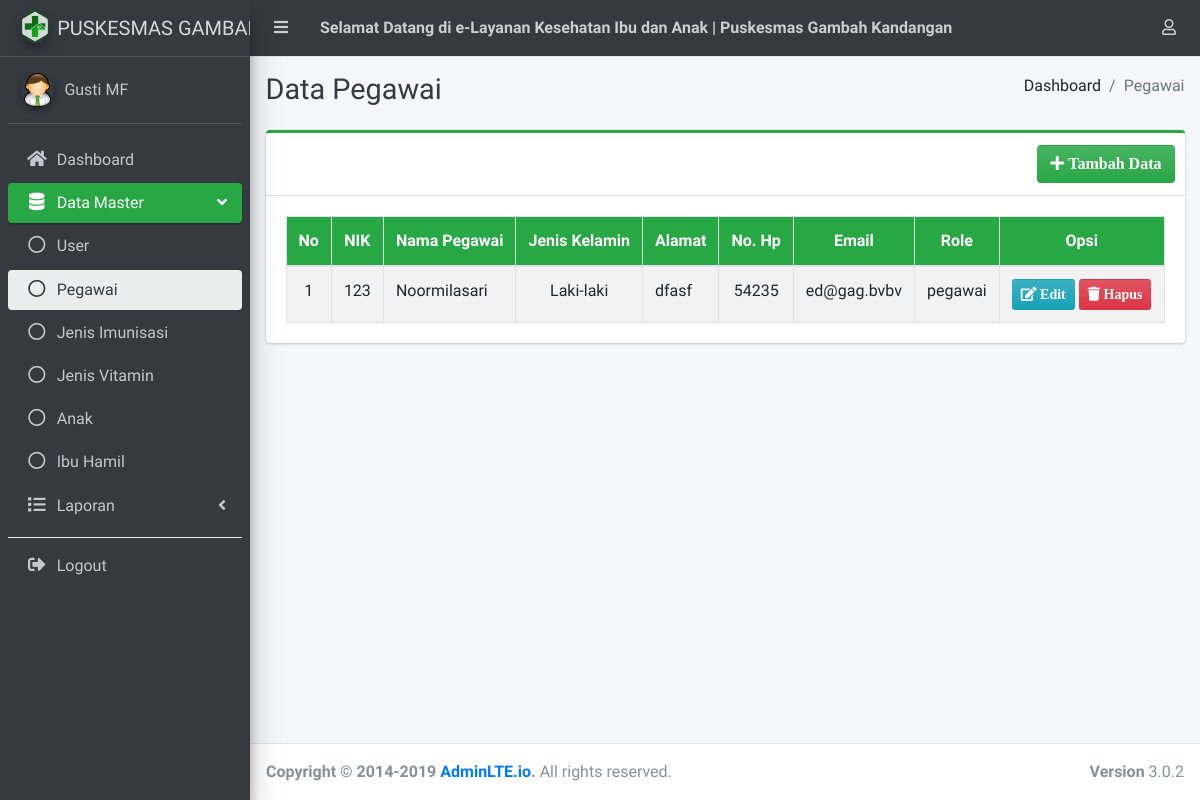
Page /admin/pegawai/index.php (signed in) on the earlier database version.
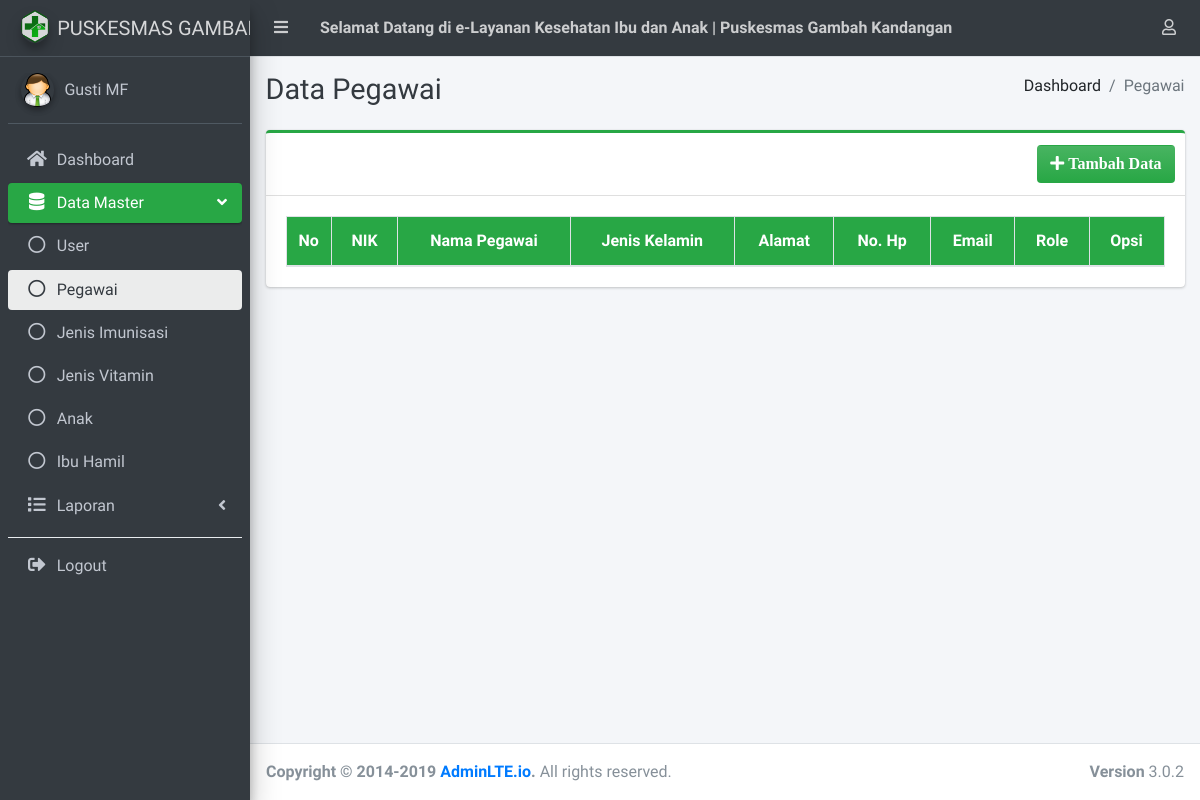
Same page on the later database version.
### tables this page shows
CREATE TABLE `pegawai`  (
  `id_pegawai` int(11) NOT NULL AUTO_INCREMENT,
  `nik` varchar(30) NULL DEFAULT NULL,
  `nama_pegawai` varchar(100) NULL DEFAULT NULL,
  `jk` varchar(15) NULL DEFAULT NULL,
  `alamat` text NULL,
  `no_hp` varchar(20) NULL DEFAULT NULL,
  `email` varchar(50) NULL DEFAULT NULL,
  `id_user` int(11) NULL DEFAULT NULL,
  PRIMARY KEY (`id_pegawai`) USING BTREE
);

CREATE TABLE `role`  (
  `id_role` int(11) NOT NULL AUTO_INCREMENT,
  `role` varchar(30) NULL DEFAULT NULL,
  PRIMARY KEY (`id_role`) USING BTREE
);

### config/config.php (called while the page is built, shortened)
<?php
$no = 1;

### admin/pegawai/index.php (the view, shortened to what the changed rows need)
<?php
include_once '../../config/config.php';
?>
<!DOCTYPE html>
<html lang="en">
<?php include_once '../../templates/admin/head.php' ?>
<body class="hold-transition sidebar-mini layout-fixed layout-navbar-fixed layout-footer-fixed">
    <div class="wrapper">
        <div class="content-wrapper">
            <div class="content-header">
                <div class="container-fluid">
                    <div class="row mb-2">
                        <div class="col-sm-6">
                            <h1 class="m-0 text-dark">Data Pegawai</h1>
                        </div>
                    </div>
                </div>
            </div>
            <section class="content">
                <div class="container-fluid">
                    <div class="row">
                        <div class="col-12">
                            <div class="card card-outline card-success">
                                <div class="card-body">
                                    <table id="example1" class="table table-bordered table-striped">
                                        <thead class="bg-success">
                                            <tr>
                                                <th style="text-align: center; vertical-align: middle; width: 5%;">No</th>
                                                <th style="text-align: center; vertical-align: middle;">NIK</th>
                                                <th style="text-align: center; vertical-align: middle;">Nama Pegawai</th>
                                                <th style="text-align: center; vertical-align: middle;">Jenis Kelamin</th>
                                                <th style="text-align: center; vertical-align: middle;">Alamat</th>
                                                <th style="text-align: center; vertical-align: middle;">No. Hp</th>
                                                <th style="text-align: center; vertical-align: middle;">Email</th>
                                                <th style="text-align: center; vertical-align: middle;">Role</th>
                                                <th style="text-align: center; vertical-align: middle;">Opsi</th>
                                            </tr>
                                        </thead>
                                        <tbody>
                                            <?php
                                            $data = $koneksi->query('SELECT * FROM pegawai p LEFT JOIN user u ON p.id_user = u.id_user LEFT JOIN role r ON u.id_role = r.id_role ORDER BY id_pegawai DESC');
                                            foreach ($data as $item) :
                                            ?>
                                                <tr align="center">
                                                    <td><?= $no++; ?></td>
                                                    <td><?= $item['nik'] ?></td>
                                                    <td align="left"><?= $item['nama_pegawai'] ?></td>
                                                    <td><?= $item['jk'] ?></td>
                                                    <td align="left"><?= $item['alamat'] ?></td>
                                                    <td><?= $item['no_hp'] ?></td>
                                                    <td><?= $item['email'] ?></td>
                                                    <td><?= $item['role'] ?></td>
                                                    <td>
                                                        <a href="edit?id=<?= $item['id_pegawai'] ?>" class="btn bg-gradient-info btn-sm"><i class="fa fa-edit"> Edit</i></a>
                                                        <button type="button" class="btn bg-gradient-danger btn-sm delete" data-link="proses?id=<?= $item['id_pegawai'] ?>" data-name="<?= $item['username'] ?>">
                                                            <i class="fa fa-trash"> Hapus</i>
                                                        </button>
                                                    </td>
                                                </tr>
                                            <?php endforeach; ?>
                                        </tbody>
                                    </table>
                                </div>
                            </div>
                        </div>
                    </div>
                </div>
            </section>
        </div>
    </div>
</body>
</html>

Differences in the rows shown:
removed pegawai: nik "123", nama_pegawai "Noormilasari", jk "Laki-laki", alamat "dfasf", no_hp "54235", email "ed@gag.bvbv", role.role "pegawai"
